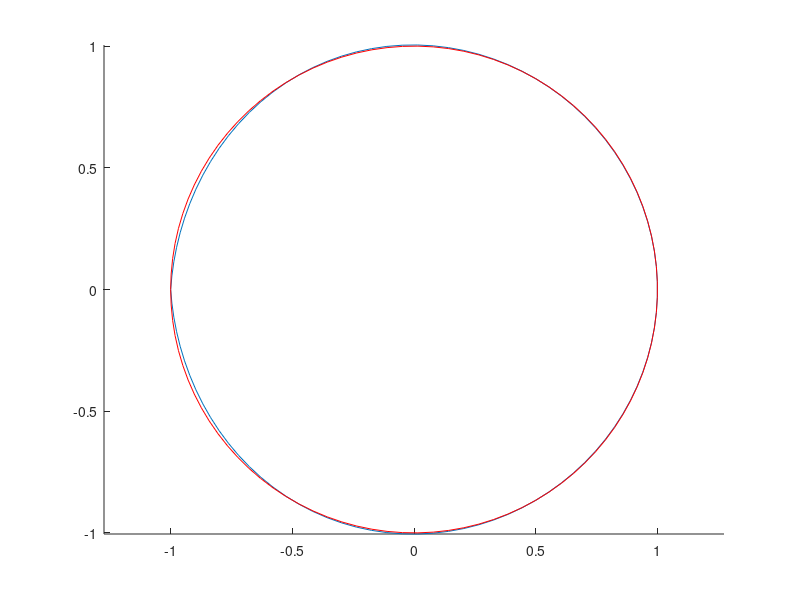

Write MATLAB code to recreate this figure.
f1 = @(x) cos(x);
f2 = @(x) sin(x);

n = 6;
%vzamemo n+1=7 tock, ker vrednosti funkcij pri -pi in pi (zacetek in konec) sovpadata
t = linspace(-pi, pi, n+1);
p1 = polyfit(t, f1(t),n);
p2 = polyfit(t, f2(t),n);

figure
hold on
x = linspace(-pi, pi);
plot(polyval(p1,x),polyval(p2,x));
plot(f1(x),f2(x),'r');
axis equal % da je kroznica bolj okrogla
